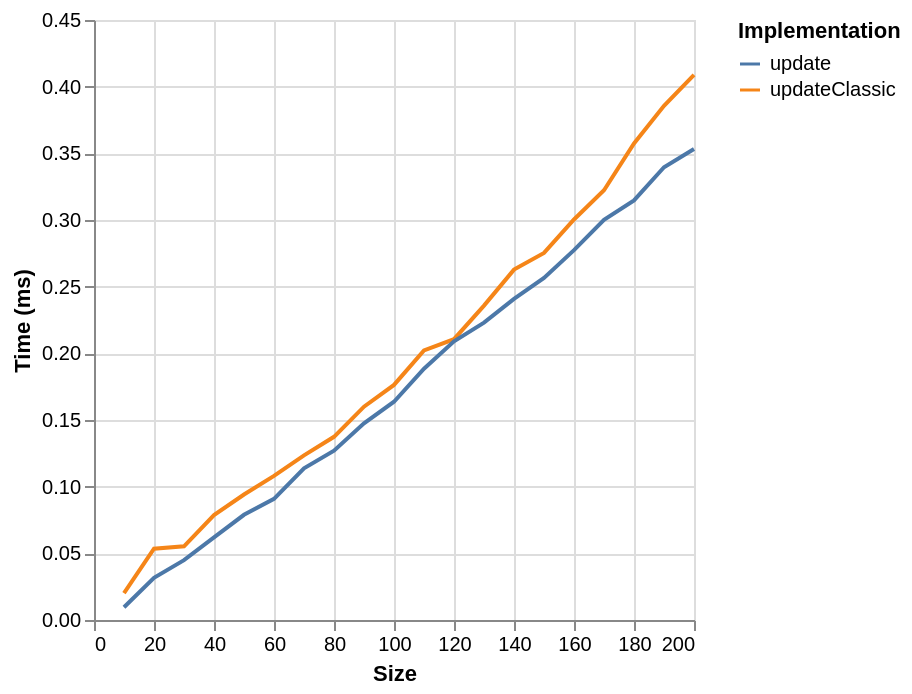

Source (Vega-Lite JSON):
### Vega specification from a JSON file in a GitHub repository (floating-point values rounded to 4 significant figures)
{"$schema": "https://vega.github.io/schema/vega/v6.json", "background": "white", "padding": 5, "width": 300, "height": 300, "style": "cell", "data": [{"name": "source_0", "values": [{"ms": 0.0201, "series": "updateClassic", "size": 10}, {"ms": 0.0535, "series": "updateClassic", "size": 20}, {"ms": 0.0553, "series": "updateClassic", "size": 30}, {"ms": 0.0787, "series": "updateClassic", "size": 40}, {"ms": 0.0941, "series": "updateClassic", "size": 50}, {"ms": 0.1081, "series": "updateClassic", "size": 60}, {"ms": 0.1235, "series": "updateClassic", "size": 70}, {"ms": 0.1374, "series": "updateClassic", "size": 80}, {"ms": 0.16, "series": "updateClassic", "size": 90}, {"ms": 0.1763, "series": "updateClassic", "size": 100}, {"ms": 0.2022, "series": "updateClassic", "size": 110}, {"ms": 0.2106, "series": "updateClassic", "size": 120}, {"ms": 0.2358, "series": "updateClassic", "size": 130}, {"ms": 0.2628, "series": "updateClassic", "size": 140}, {"ms": 0.2753, "series": "updateClassic", "size": 150}, {"ms": 0.3004, "series": "updateClassic", "size": 160}, {"ms": 0.3223, "series": "updateClassic", "size": 170}, {"ms": 0.3574, "series": "updateClassic", "size": 180}, {"ms": 0.3857, "series": "updateClassic", "size": 190}, {"ms": 0.4089, "series": "updateClassic", "size": 200}, {"ms": 0.0096, "series": "update", "size": 10}, {"ms": 0.0316, "series": "update", "size": 20}, {"ms": 0.0449, "series": "update", "size": 30}, {"ms": 0.0619, "series": "update", "size": 40}, {"ms": 0.0789, "series": "update", "size": 50}, {"ms": 0.0909, "series": "update", "size": 60}, {"ms": 0.1137, "series": "update", "size": 70}, {"ms": 0.127, "series": "update", "size": 80}, {"ms": 0.1475, "series": "update", "size": 90}, {"ms": 0.1637, "series": "update", "size": 100}, {"ms": 0.1885, "series": "update", "size": 110}, {"ms": 0.209, "series": "update", "size": 120}, {"ms": 0.223, "series": "update", "size": 130}, {"ms": 0.2408, "series": "update", "size": 140}, {"ms": 0.2565, "series": "update", "size": 150}, {"ms": 0.2774, "series": "update", "size": 160}, {"ms": 0.3001, "series": "update", "size": 170}, {"ms": 0.3147, "series": "update", "size": 180}, {"ms": 0.3396, "series": "update", "size": 190}, {"ms": 0.3533, "series": "update", "size": 200}]}, {"name": "data_0", "source": "source_0", "transform": [{"type": "formula", "expr": "toNumber(datum[\"size\"])", "as": "size"}]}], "marks": [{"name": "pathgroup", "type": "group", "from": {"facet": {"name": "faceted_path_main", "data": "data_0", "groupby": ["series"]}}, "encode": {"update": {"width": {"field": {"group": "width"}}, "height": {"field": {"group": "height"}}}}, "marks": [{"name": "marks", "type": "line", "style": ["line"], "sort": {"field": "x"}, "from": {"data": "faceted_path_main"}, "encode": {"update": {"stroke": {"scale": "color", "field": "series"}, "description": {"signal": "\"Size: \" + (format(datum[\"size\"], \"\")) + \"; Time (ms): \" + (format(datum[\"ms\"], \"\")) + \"; series: \" + (isValid(datum[\"series\"]) ? isArray(datum[\"series\"]) ? join(datum[\"series\"], ' ') : datum[\"series\"] : \"\"+datum[\"series\"])"}, "x": {"scale": "x", "field": "size"}, "y": {"scale": "y", "field": "ms"}, "defined": {"signal": "isValid(datum[\"size\"]) && isFinite(+datum[\"size\"]) && isValid(datum[\"ms\"]) && isFinite(+datum[\"ms\"])"}}}}]}], "scales": [{"name": "x", "type": "linear", "domain": {"data": "data_0", "field": "size"}, "range": [0, {"signal": "width"}], "nice": true, "zero": false}, {"name": "y", "type": "linear", "domain": {"data": "data_0", "field": "ms"}, "range": [{"signal": "height"}, 0], "nice": true, "zero": true}, {"name": "color", "type": "ordinal", "domain": {"data": "data_0", "field": "series", "sort": true}, "range": "category"}], "axes": [{"scale": "x", "orient": "bottom", "gridScale": "y", "grid": true, "tickCount": {"signal": "ceil(width/40)"}, "domain": false, "labels": false, "aria": false, "maxExtent": 0, "minExtent": 0, "ticks": false, "zindex": 0}, {"scale": "y", "orient": "left", "gridScale": "x", "grid": true, "tickCount": {"signal": "ceil(height/40)"}, "domain": false, "labels": false, "aria": false, "maxExtent": 0, "minExtent": 0, "ticks": false, "zindex": 0}, {"scale": "x", "orient": "bottom", "grid": false, "title": "Size", "labelFlush": true, "labelOverlap": true, "tickCount": {"signal": "ceil(width/40)"}, "zindex": 0}, {"scale": "y", "orient": "left", "grid": false, "title": "Time (ms)", "labelOverlap": true, "tickCount": {"signal": "ceil(height/40)"}, "zindex": 0}], "legends": [{"orient": "right", "symbolLimit": 30, "title": "Implementation", "stroke": "color", "symbolType": "stroke"}]}
